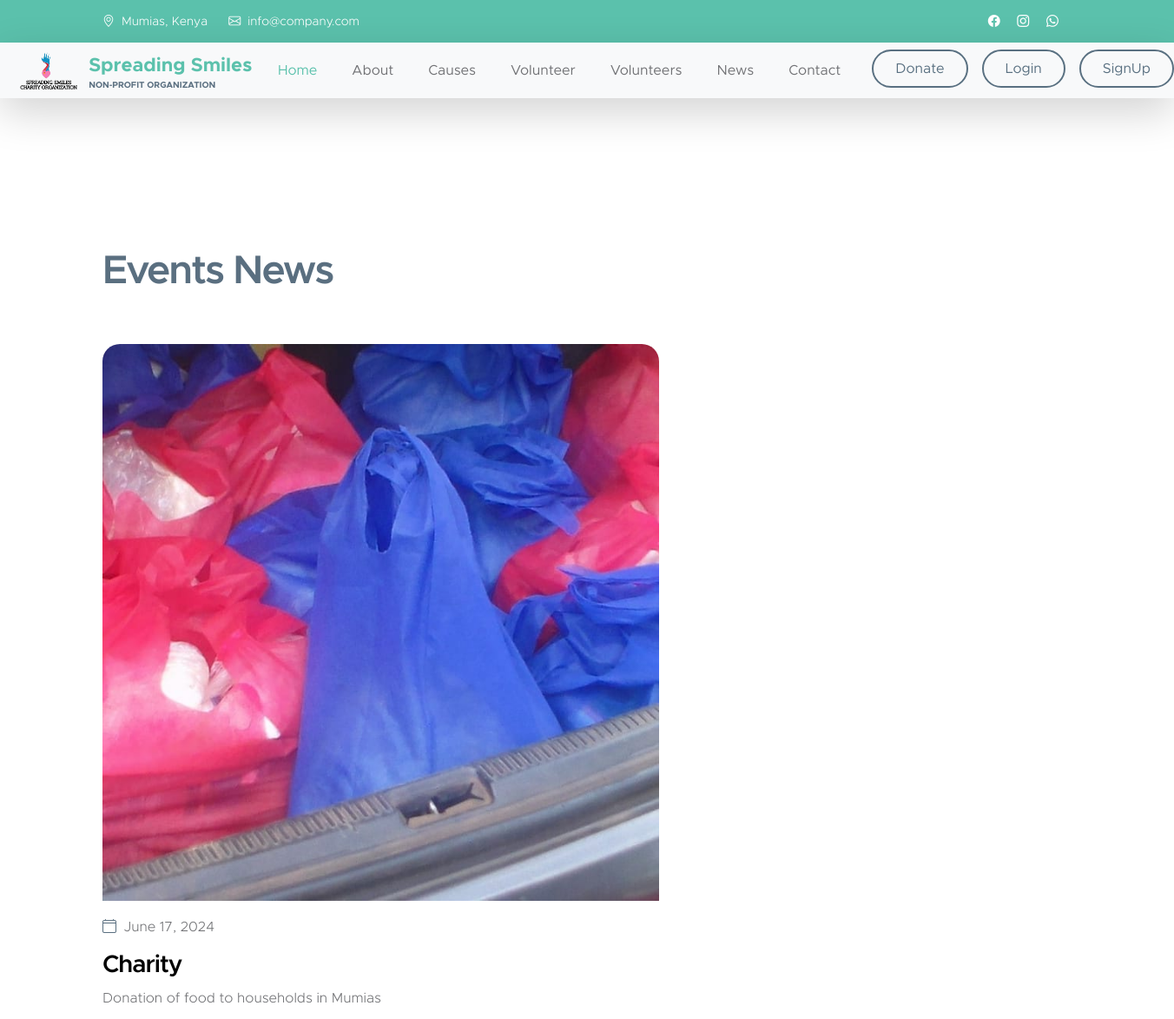
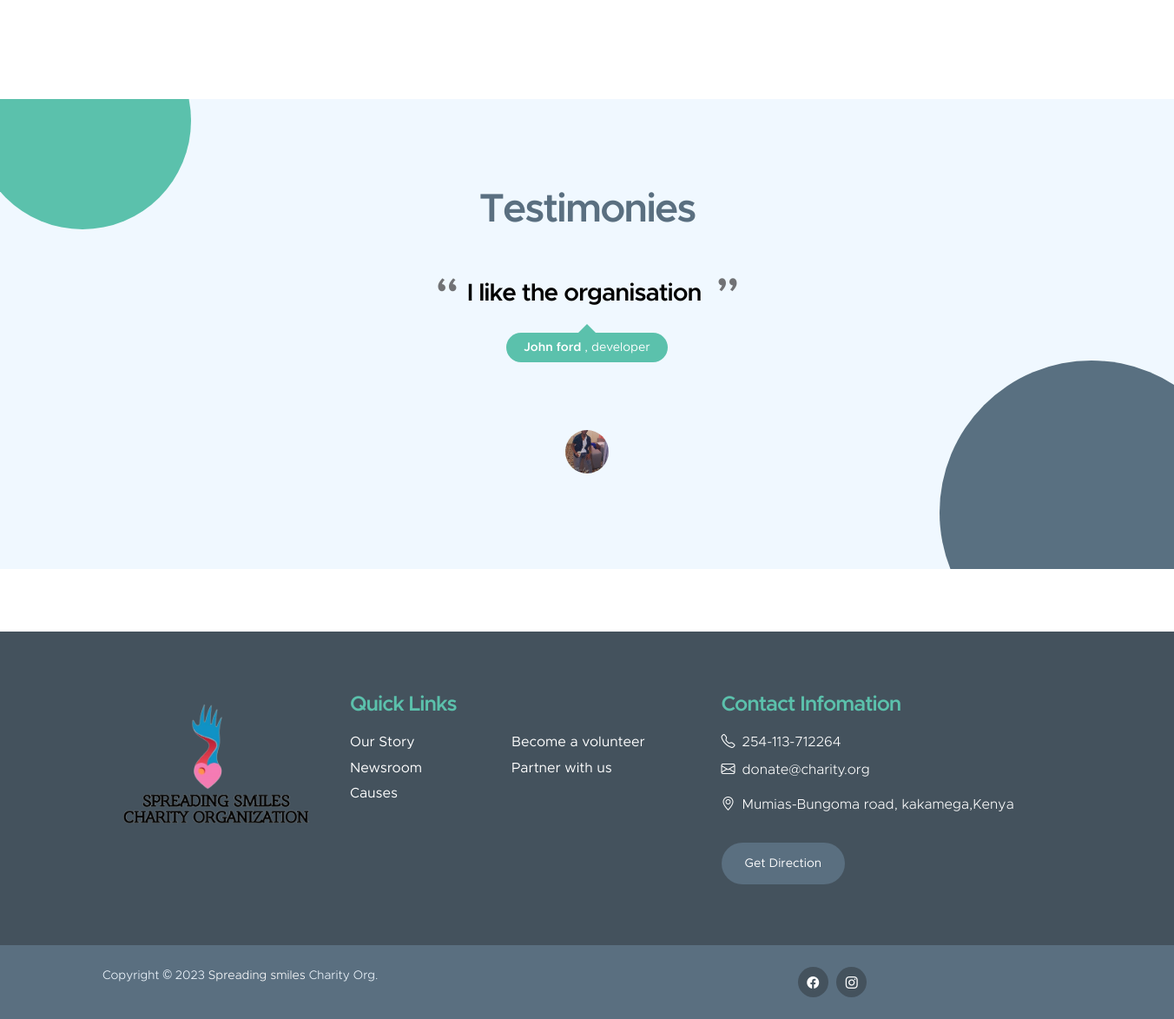
The app's page /events with its own data (2 pictures, top to bottom).
### main_app/models.py (models this page shows, shortened)
class Event(models.Model):
    name = models.CharField(max_length=50)
    profile= models.ImageField(upload_to='upload/Events')
    About =models.CharField(max_length=50)
    subject = models.CharField(max_length=250)
    Date = models.DateField(auto_now=True, null= True)
    is_new = models.BooleanField(default=False)

class happy_customers(models.Model):
    name = models.CharField(max_length=20)
    image = models.ImageField(null=True, upload_to='upload/happy_customers')
    position = models.CharField(max_length=10)
    information =models.CharField(max_length=300)

### main_app/views.py (the view)
# urls.py: path('events', views.Events, name="Events"),
def Events(request, ):
    events = Event.objects.all()
    happy = happy_customers.objects.all()
    return render(request, "News.html", {"events": events, "happy":happy})

### main_app/templates/News.html (shortened to what this page needs)
{% extends "layouts/master.html" %}
{% load static %}
{% block body %}
<br><br><br>
{% for event in events  %}
<section class="news-section section-padding" id="section_5">
    <div class="container">
        <div class="row">
            <div class="col-lg-12 col-12 mb-5">
                <h2>Events News</h2>
            </div>
            <div class="col-lg-7 col-12">
                <div class="news-block">
                    <div class="news-block-top">
                        <a href="news-detail.html">
                            <img src="{{event.profile.url}}"
                                class="news-image img-fluid" alt="">
                        </a>
                    <div class="news-block-info">
                        <div class="d-flex mt-2">
                            <div class="news-block-date">
                                <p>
                                    <i class="bi-calendar4 custom-icon me-1"></i>
                                    {{event.Date}}
                                </p>
                            </div>
                        </div>
                        <div class="news-block-title mb-2">
                            <h4><a href="{% url 'information' event.id %}" class="news-block-title-link"> {{event.name}}  </a></h4>
                        </div>
                        <div class="news-block-body">
                            <p>  {{event.About}} </p>
                        </div>
                    </div>
                </div>
            </div>
        </div>
    </div>
</section>
{% endfor %}
{% for happy in happy %}
<section class="testimonial-section section-padding section-bg">
    <div class="container">
        <div class="row">
            <div class="col-lg-8 col-12 mx-auto">
                <h2 class="mb-lg-3">Testimonies</h2>
                <div id="testimonial-carousel" class="carousel carousel-fade slide" data-bs-ride="carousel">
                    <div class="carousel-inner">
                        <div class="carousel-item active">
                            <div class="carousel-caption">
                                <h4 class="carousel-title">{{happy.information}} </h4>
                                <small class="carousel-name"><span class="carousel-name-title">{{happy.name}} </span>,
                                   {{happy.position}} </small>
                            </div>
                        </div>
                        <ol class="carousel-indicators">
                            <li data-bs-target="#testimonial-carousel" data-bs-slide-to="0" class="active">
                                <img src="{{happy.image.url}}"
                                    class="img-fluid rounded-circle avatar-image" alt="avatar">
                            </li>
                        </ol>
                    </div>
                </div>
            </div>
        </div>
    </div>
</section>
{% endfor %}
<br><br><br>
{% endblock body %}

### main_app/assets/css/templatemo-kind-heart-charity.css (style rules this page uses)
:root { --white-color: #ffffff; --primary-color: #5bc1ac; --secondary-color: #5a6f80; --section-bg-color: #f0f8ff; --site-footer-bg-color: #44525d; --custom-btn-bg-color: #597081; --custom-btn-bg-hover-color: #5bc1ac; --dark-color: #000000; --p-color: #717275; --border-color: #e9eaeb; --body-font-family: 'Metropolis', sans-serif; --h1-font-size: 52px; --h2-font-size: 46px; --h3-font-size: 32px; --h4-font-size: 28px; --h5-font-size: 24px; --h6-font-size: 22px; --p-font-size: 16px; --btn-font-size: 18px; --copyright-font-size: 14px; --border-radius-large: 100px; --border-radius-medium: 20px; --border-radius-small: 10px; --font-weight-light: 300; --font-weight-normal: 400; --font-weight-semibold: 600; --font-weight-bold: 700; }
body { background-color: var(--white-color); font-family: var(--body-font-family); }
h2, h3, h4, h5, h6 { color: var(--dark-color); }
h1, h2, h3, h4, h5, h6 { font-weight: var(--font-weight-semibold); letter-spacing: -1px; }
h2 { color: var(--secondary-color); font-size: var(--h2-font-size); letter-spacing: -2px; }
h4 { font-size: var(--h4-font-size); }
p { color: var(--p-color); font-size: var(--p-font-size); font-weight: var(--font-weight-light); }
a, button { touch-action: manipulation; transition: all 0.3s; }
a { color: var(--p-color); text-decoration: none; }
.section-padding { padding-top: 100px; padding-bottom: 100px; }
.section-bg { background-color: var(--section-bg-color); }
.custom-icon { color: var(--secondary-color); }
.avatar-image { border-radius: var(--border-radius-large); width: 65px; height: 65px; object-fit: cover; }
.news-block-top { border-radius: var(--border-radius-medium); position: relative; overflow: hidden; }
.news-block-info { padding-top: 10px; padding-bottom: 10px; }
.news-block-title-link { color: var(--dark-color); }
.testimonial-section { position: relative; overflow: hidden; text-align: center; }
.testimonial-section::before { content: ""; background-color: var(--primary-color); border-radius: 50%; position: absolute; top: -100px; left: -30px; margin: auto; width: 250px; height: 250px; }
.testimonial-section::after { content: ""; background: var(--custom-btn-bg-color); border-radius: 50%; position: absolute; bottom: -110px; right: -80px; width: 350px; height: 350px; }
#testimonial-carousel .carousel-caption { position: relative; right: 0; bottom: 0; left: 0; }
#testimonial-carousel .carousel-title { background: var(--section-bg-color); line-height: normal; margin-bottom: 30px; }
#testimonial-carousel .carousel-title::before { content: open-quote; color: var(--p-color); font-size: var(--h1-font-size); position: relative; top: 10px; right: 10px; }
#testimonial-carousel .carousel-title::after { content: close-quote; color: var(--p-color); font-size: var(--h1-font-size); position: relative; top: 10px; left: 10px; }
#testimonial-carousel .carousel-title { quotes: "“" "”" "‘" "’"; }
#testimonial-carousel .carousel-name { background: var(--primary-color); border-radius: var(--border-radius-medium); position: relative; overflow: hidden; padding: 10px 20px; }
#testimonial-carousel .carousel-name::before { content: ""; position: absolute; top: -10px; right: 0; left: 0; width: 0; height: 0; margin: auto; border-left: 10px solid transparent; border-right: 10px solid transparent; border-bottom: 10px solid var(--primary-color); }
.carousel-name-title { font-weight: var(--font-weight-semibold); }
#testimonial-carousel .carousel-indicators { position: relative; top: 150px; bottom: auto; margin-top: 50px; margin-bottom: 150px; }
#testimonial-carousel .carousel-indicators li { text-indent: inherit; background: transparent; margin: 0 10px; }
#testimonial-carousel .carousel-indicators li, #testimonial-carousel .carousel-indicators li::before { width: 45px; height: 45px; }
#testimonial-carousel .carousel-indicators .avatar-image { width: 45px; height: 45px; }
#testimonial-carousel .carousel-indicators .active, #testimonial-carousel .carousel-indicators .active .avatar-image { background: transparent; width: 50px; height: 50px; }

### records on screen
Event: profile (picture), Date "June 17, 2024", name "Charity", About "Donation of food to households in Mumias"
happy_customers: information "I like the organisation", name "John ford", position "developer", image (picture)
